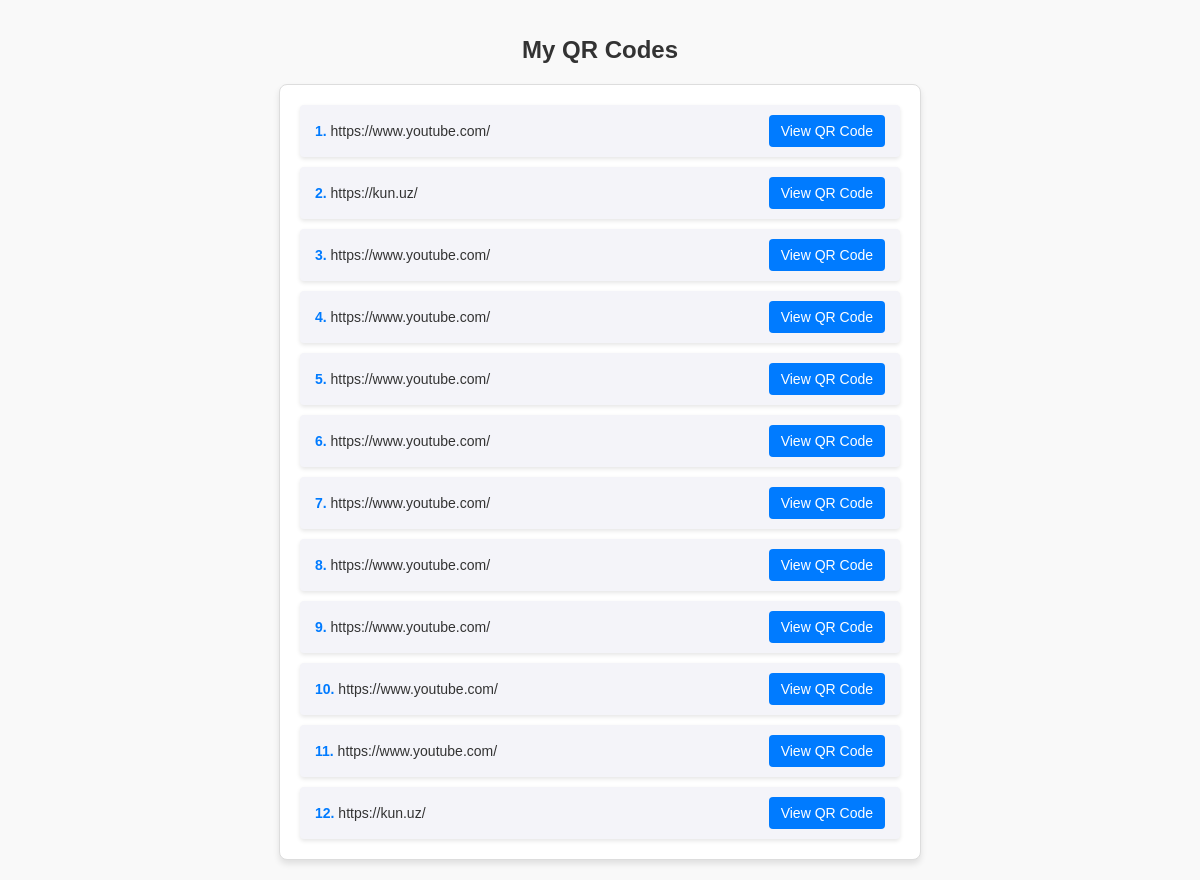
Screenshot of /qr-codes/ with the database file from the repository.
### main/models.py (models this page shows, shortened)
class QRCode(models.Model):
    url = models.URLField()
    image = models.ImageField(blank=True, null=True)

### main/views.py (the view)
# urls.py: path('qr-codes/',QRCodesView.as_view(), name='qr_code'),
class QRCodesView(View):
    def get(self, request):
        context = {
            'qr_codes': QRCode.objects.all(),
        }
        return render(request, 'qr_codes.html',context)

### templates/qr_codes.html (shortened to what this page needs)
<!DOCTYPE html>
<html lang="en">
<head>
</head>
<body>
    <h1>My QR Codes</h1>
    <div class="qr-list">
        {% for qr in qr_codes %}
        <div class="qr-item">
            <p><span class="counter">{{ forloop.counter }}.</span> {{ qr.url }}</p>
            <a href="qr_codes/{{ qr.id }}">
                <button>View QR Code</button>
            </a>
        </div>
        {% endfor %}
    </div>
</body>
</html>

### templates/qr_codes.html (style rules this page uses)
body { font-family: Arial, sans-serif; background-color: #f9f9f9; margin: 0; padding: 20px; display: flex; justify-content: center; align-items: center; flex-direction: column; }
h1 { color: #333; font-size: 24px; margin-bottom: 20px; }
.qr-list { background: #ffffff; border: 1px solid #ddd; border-radius: 8px; box-shadow: 0 4px 6px rgba(0, 0, 0, 0.1); width: 100%; max-width: 600px; padding: 20px; }
.qr-item { padding: 10px 15px; margin-bottom: 10px; background-color: #f4f4f9; border-radius: 4px; display: flex; justify-content: space-between; align-items: center; box-shadow: 0 2px 4px rgba(0, 0, 0, 0.1); }
.qr-item:last-child { margin-bottom: 0; }
.qr-item p { margin: 0; color: #333; font-size: 14px; }
.qr-item .counter { font-weight: bold; color: #007BFF; }
.qr-item button { background-color: #007BFF; color: white; border: none; padding: 8px 12px; border-radius: 4px; font-size: 14px; cursor: pointer; transition: background-color 0.3s ease; }
.qr-item a { text-decoration: none; }

### rows the page displays
QRCode: url "https://www.youtube.com/"
QRCode: url "https://kun.uz/"
QRCode: url "https://www.youtube.com/"
QRCode: url "https://www.youtube.com/"
QRCode: url "https://www.youtube.com/"
QRCode: url "https://www.youtube.com/"
QRCode: url "https://www.youtube.com/"
QRCode: url "https://www.youtube.com/"
QRCode: url "https://www.youtube.com/"
QRCode: url "https://www.youtube.com/"
QRCode: url "https://www.youtube.com/"
QRCode: url "https://kun.uz/"
